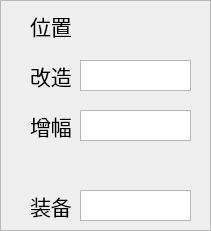
   <widget class="QFrame" name="frame">
    <property name="geometry">
     <rect>
      <x>610</x>
      <y>160</y>
      <width>211</width>
      <height>231</height>
     </rect>
    </property>
    <property name="frameShape">
     <enum>QFrame::StyledPanel</enum>
    </property>
    <property name="frameShadow">
     <enum>QFrame::Raised</enum>
    </property>
    <widget class="QLabel" name="label_5">
     <property name="geometry">
      <rect>
       <x>30</x>
       <y>10</y>
       <width>61</width>
       <height>31</height>
      </rect>
     </property>
     <property name="font">
      <font>
       <family>Agency FB</family>
       <pointsize>16</pointsize>
      </font>
     </property>
     <property name="text">
      <string>位置</string>
     </property>
    </widget>
    <widget class="QLabel" name="label_2">
     <property name="geometry">
      <rect>
       <x>30</x>
       <y>190</y>
       <width>51</width>
       <height>31</height>
      </rect>
     </property>
     <property name="font">
      <font>
       <family>Agency FB</family>
       <pointsize>16</pointsize>
      </font>
     </property>
     <property name="text">
      <string>装备</string>
     </property>
     <property name="textFormat">
      <enum>Qt::PlainText</enum>
     </property>
    </widget>
    <widget class="QLabel" name="label">
     <property name="geometry">
      <rect>
       <x>30</x>
       <y>60</y>
       <width>51</width>
       <height>31</height>
      </rect>
     </property>
     <property name="font">
      <font>
       <family>Agency FB</family>
       <pointsize>16</pointsize>
      </font>
     </property>
     <property name="text">
      <string>改造</string>
     </property>
    </widget>
    <widget class="QLabel" name="label_3">
     <property name="geometry">
      <rect>
       <x>30</x>
       <y>110</y>
       <width>51</width>
       <height>31</height>
      </rect>
     </property>
     <property name="font">
      <font>
       <family>Agency FB</family>
       <pointsize>16</pointsize>
      </font>
     </property>
     <property name="text">
      <string>增幅</string>
     </property>
    </widget>
    <widget class="QPlainTextEdit" name="alteration">
     <property name="geometry">
      <rect>
       <x>80</x>
       <y>60</y>
       <width>111</width>
       <height>31</height>
      </rect>
     </property>
    </widget>
    <widget class="QPlainTextEdit" name="item_posi">
     <property name="geometry">
      <rect>
       <x>80</x>
       <y>190</y>
       <width>111</width>
       <height>31</height>
      </rect>
     </property>
    </widget>
    <widget class="QPlainTextEdit" name="augmentation">
     <property name="geometry">
      <rect>
       <x>80</x>
       <y>110</y>
       <width>111</width>
       <height>31</height>
      </rect>
     </property>
    </widget>
   </widget>
